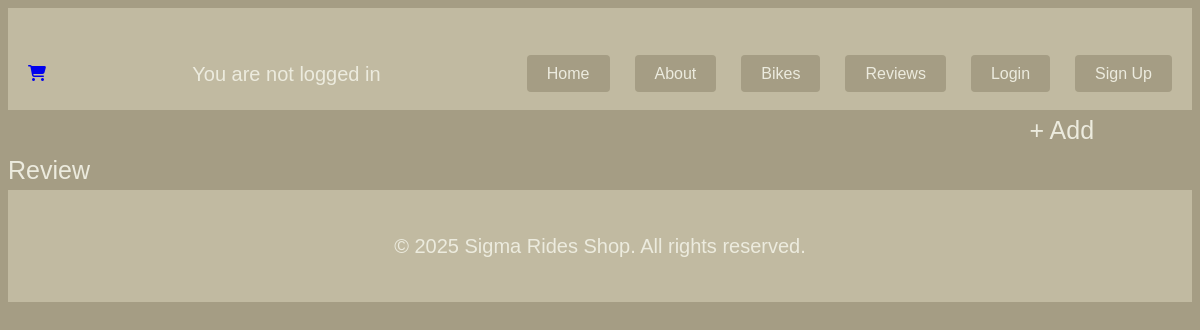
Before: /review/ with the older database file.
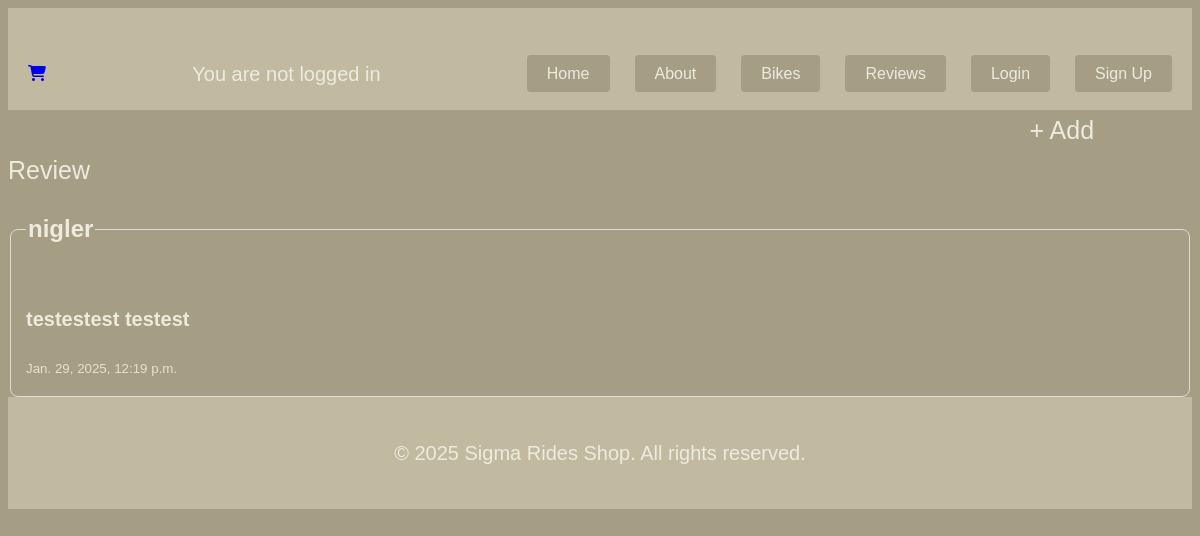
After: the same page with the newer database file.
### app/models.py (models this page shows, shortened)
class Review(models.Model):
    user = models.ForeignKey(settings.AUTH_USER_MODEL, on_delete=models.CASCADE, null=True)
    feedback = models.TextField()
    created_date = models.DateTimeField(auto_now_add=True, blank=True, null=True)
    def __str__(self):
        return self.feedback

### accounts/models.py (models this page shows)
class CustomUser(AbstractUser):
    age = models.IntegerField(null=True, blank=True)
    phone_number = models.CharField(max_length=20, null=True, blank=True)

### app/views.py (the view)
# urls.py: path('review/', ReviewListView.as_view(), name='review_list'),
class ReviewListView(ListView):
    model = Review
    context_object_name = 'reviews'
    template_name = 'app/reviews/review_list.html'

### app/templates/app/reviews/review_list.html
{% extends 'app/base.html' %}
{% load static %}
{% block content %}
    <a href="{% url 'review_create' %}" class="add">+ Add Review</a>
    {% for review in reviews %}
        <a href="{% url 'review_detail' review.pk %}" class="review_link">
        <fieldset>
            <legend><h2>{{ review.user }}</h2></legend>
            <strong><p>{{ review }}</p></strong>
            <small style="color: #ECDFCC;">{{ review.created_date }}</small>
        </fieldset>
        </a>
    {% endfor %}
{%  endblock content %}

Changed rows visible on the page:
added Review: user "nigler", feedback "testestest testest", created_date "Jan. 29, 2025, 12:19 p.m."
